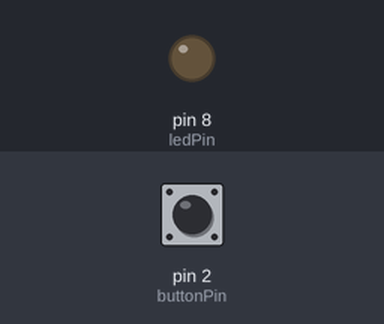
Simulated run of this sketch. Board: Arduino Uno, built with avr-gcc and run on an emulated ATmega328P. On the bench: output pins drawn as LEDs (lit = HIGH). The test bench sets the inputs (shaded band); at power-on: pin 2 (buttonPin) LOW.

Above: at 1.2 s.
1.3 s: pin 2 (buttonPin) pulled HIGH for 0.15 s
At 1.37 s:
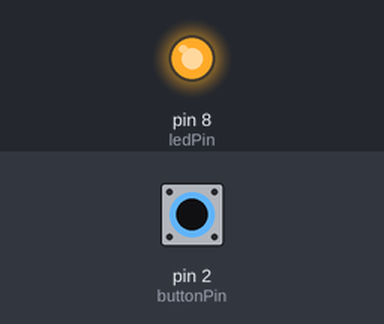
2.9 s: pin 2 (buttonPin) pulled HIGH for 3.2 s
At 6.9 s:
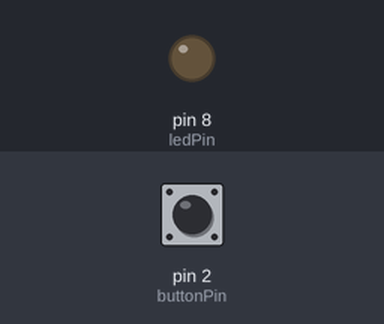
Timing chart, 0 to 8.4 s (numbered marks = the images above; inputs shaded):
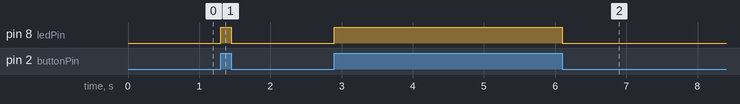

Measured:
- after the input at 1.3 s, pin 8 (ledPin): LOW → HIGH at once, → LOW 0.15 s later
- after the input at 2.9 s, pin 8 (ledPin): LOW → HIGH at once, → LOW 3.2 s later

The sketch:

interactiv_led.ino
```cpp
//pin number for button
int buttonPin = 2;
//pin number for led
int ledPin = 8;
//variable saving state of pin
int buttonState = 0;

void setup() {
// led pin is Output
pinMode(ledPin, OUTPUT);
// button pin Input
pinMode(buttonPin, INPUT);
}

void loop(){
// loading state of button
buttonState = digitalRead(buttonPin);
//checking if button is press or no
//if yes buttonState = HIGH
if (buttonState == HIGH) {
digitalWrite(ledPin, HIGH); // zapneme LEDku
} else {
// if no buttonState = LOW
digitalWrite(ledPin, LOW);
}
}
```
